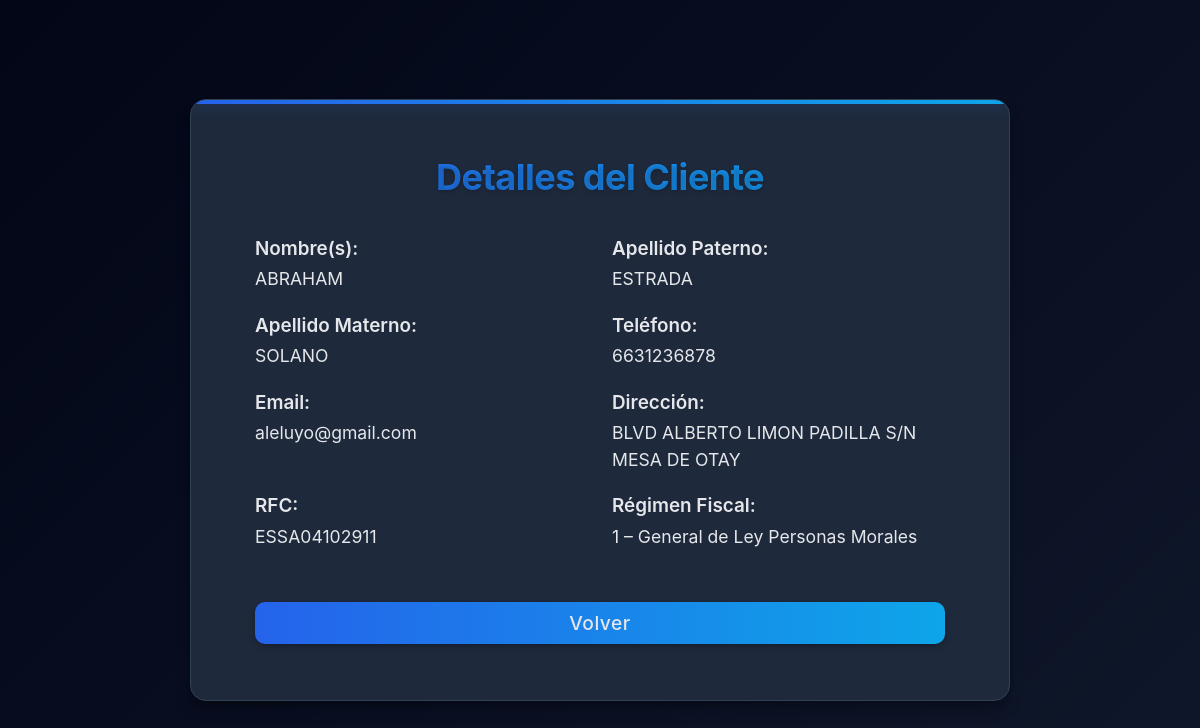
Screenshot of /modules/clients/view.php?id=4 (signed in) with the database file from the repository.
### tables this page shows
CREATE TABLE `clients` (
  `id` int(11) NOT NULL,
  `first_name` varchar(50) NOT NULL,
  `last_name` varchar(50) NOT NULL,
  `mother_last_name` varchar(50) DEFAULT NULL,
  `phone` varchar(20) DEFAULT NULL,
  `email` varchar(100) DEFAULT NULL,
  `rfc` varchar(13) DEFAULT NULL,
  `address` text DEFAULT NULL,
  `created_at` timestamp NOT NULL DEFAULT current_timestamp()
);

CREATE TABLE `tax_regimes` (
  `id` int(11) NOT NULL,
  `name` varchar(100) NOT NULL
);

### modules/clients/view.php (the view, shortened to what this page needs)
<?php
require_once '../../includes/header.php';
$db = new Database();
$conn = $db->connect();
$client_id = (int) $_GET['id'];
$stmt = $conn->prepare("
    SELECT
      c.*,
      t.id   AS tax_regime_id,
      t.name AS tax_regime_name
    FROM clients c
    LEFT JOIN tax_regimes t
      ON c.tax_regime_id = t.id
    WHERE c.id = :id
");
$stmt->bindParam(':id', $client_id, PDO::PARAM_INT);
$stmt->execute();
$client = $stmt->fetch(PDO::FETCH_ASSOC);
require_once '../../includes/footer.php';
?>
<!DOCTYPE html>
<html lang="es">
<head>
    <link href="https://cdn.jsdelivr.net/npm/bootstrap@5.3.0/dist/css/bootstrap.min.css" rel="stylesheet" />
    <link rel="stylesheet" href="/swift_invoice/assets/css/clients.css" />
</head>
<body>
    <main class="d-flex align-items-center justify-content-center min-vh-100">
        <div class="clients-container" style="max-width: 820px;">
            <div class="card-header rounded-top-4 px-4 py-3">
                <h2 class="card-title mb-0 fw-bold text-center">Detalles del Cliente</h2>
            </div>
            <div class="card-body px-4 py-3">
                <div class="row">
                    <div class="col-md-6">
                        <div class="form-group mb-3">
                            <label class="input-title-Details">Nombre(s):</label>
                            <label class="detailsData"><?php echo htmlspecialchars($client['first_name']); ?></label>
                        </div>
                    </div>
                    <div class="col-md-6">
                        <div class="form-group mb-3">
                            <label class="input-title-Details">Apellido Paterno:</label>
                            <label class="detailsData"><?php echo htmlspecialchars($client['last_name']); ?></label>
                        </div>
                    </div>
                </div>
                <div class="row">
                    <div class="col-md-6">
                        <div class="form-group mb-3">
                            <label class="input-title-Details">Apellido Materno:</label>
                            <label
                                class="detailsData"><?php echo htmlspecialchars($client['mother_last_name']); ?></label>
                        </div>
                    </div>
                    <div class="col-md-6">
                        <div class="form-group mb-3">
                            <label class="input-title-Details">Teléfono:</label>
                            <label class="detailsData"><?php echo htmlspecialchars($client['phone'] ?? '-'); ?></label>
                        </div>
                    </div>
                </div>
                <div class="row">
                    <div class="col-md-6">
                        <div class="form-group mb-3">
                            <label class="input-title-Details">Email:</label>
                            <label class="detailsData"><?php echo htmlspecialchars($client['email'] ?? '-'); ?></label>
                        </div>
                    </div>
                    <div class="col-md-6">
                        <div class="form-group mb-3">
                            <label class="input-title-Details">Dirección:</label>
                            <label class="detailsData d-block"
                                style="white-space: pre-wrap;"><?php echo nl2br(htmlspecialchars(trim($client['address']))); ?></label>
                        </div>
                    </div>
                </div>
                <div class="row">
                    <div class="col-md-6">
                        <div class="form-group mb-3">
                            <label class="input-title-Details">RFC:</label>
                            <label class="detailsData"><?php echo htmlspecialchars($client['rfc'] ?? '-'); ?></label>
                        </div>
                    </div>
                    <div class="col-md-6">
                        <div class="form-group mb-3">
                            <label class="input-title-Details">Régimen Fiscal:</label>
                            <label class="detailsData">
      <?php
        $code = $client['tax_regime_id'] ?? '-';
        $name = $client['tax_regime_name'] ?? '-';
        echo htmlspecialchars("$code – $name");
      ?>
    </label>
                        </div>
                    </div>
                </div>
                <div class="d-flex justify-content-end mt-4">
                    <a href="index.php" class="btn btn-secondary">Volver</a>
                </div>
            </div>
        </div>
    </main>
</body>
</html>

### assets/css/main.css (style rules this page uses)
:root { --primary: #2563eb; --primary-dark: #1d4ed8; --secondary: #0ea5e9; --text: #e5e7eb; --text-light: #9ca3af; --bg-dark: #0f172a; --card-bg: #1e293b; --border: #334155; --danger: #ef4444; --shadow: 0 10px 15px -3px rgba(0, 0, 0, 0.3), 0 4px 6px -4px rgba(0, 0, 0, 0.3); }
body { font-family: 'Segoe UI', Tahoma, Geneva, Verdana, sans-serif; margin: 0; padding: 0; background-color: var(--bg-dark); color: var(--text); }
.card-title { font-size: 1.3rem; font-weight: 700; margin: 0; margin-bottom: 0.5rem; }

### assets/css/clients.css (style rules this page uses)
:root { --primary: #2563eb; --primary-dark: #1d4ed8; --primary-light: rgba(37, 99, 235, 0.1); --secondary: #0ea5e9; --text: #e5e7eb; --text-light: #9ca3af; --text-lighter: #6b7280; --bg-dark: #0f172a; --bg-darker: #020617; --card-bg: #1e293b; --card-hover: #334155; --border-dark: #334155; --border-light: #475569; --danger: #ef4444; --success: #10b981; --warning: #f59e0b; --purple: #8b5cf6; --shadow: 0 10px 15px -3px rgba(0, 0, 0, 0.3), 0 4px 6px -4px rgba(0, 0, 0, 0.3); --shadow-hover: 0 20px 25px -5px rgba(0, 0, 0, 0.4), 0 10px 10px -5px rgba(0, 0, 0, 0.2); --glow: 0 0 15px rgba(59, 130, 246, 0.4); --transition-smooth: all 0.3s cubic-bezier(0.25, 0.8, 0.25, 1); --transition-bounce: all 0.4s cubic-bezier(0.175, 0.885, 0.32, 1.275); --radius-sm: 0.5rem; --radius-md: 1rem; --radius-lg: 1.5rem; --radius-xl: 2rem; }
body { background: linear-gradient(135deg, var(--bg-darker), var(--bg-dark)); font-family: 'Inter', sans-serif; color: var(--text); }
.clients-container { background: var(--card-bg); padding: 2.5rem; border-radius: 16px; box-shadow: var(--shadow); text-align: center; transform: translateY(0); transition: all 0.4s cubic-bezier(0.175, 0.885, 0.32, 1.275); position: relative; overflow: hidden; border: 1px solid var(--border-dark); justify-content: start; width: 90vw; margin: 1.1rem 0; }
.clients-container::before { content: ''; position: absolute; top: 0; left: 0; width: 100%; height: 4px; background: linear-gradient(90deg, var(--primary), var(--secondary)); box-shadow: var(--glow); }
.card-title { margin-bottom: 0.75rem; color: var(--white); font-size: 2.25rem; font-weight: 800; letter-spacing: -0.5px; background: linear-gradient(to right, var(--primary), var(--secondary)); -webkit-background-clip: text; background-clip: text; color: transparent; text-shadow: 0 2px 4px rgba(0, 0, 0, 0.2); }
.btn { width: 100%; padding: .40rem; background: linear-gradient(to right, var(--primary), var(--secondary)); color: var(--text) !important; font-weight: 550; border: none; border-radius: 10px; font-size: 1.2rem; cursor: pointer; transition: all 0.3s ease; margin-top: 0.75rem; letter-spacing: 0.5px; position: relative; overflow: hidden; box-shadow: 0 4px 6px rgba(0, 0, 0, 0.1), 0 1px 3px rgba(0, 0, 0, 0.2); z-index: 1; }
.btn::before { content: ''; position: absolute; top: 0; left: 0; width: 100%; height: 100%; background: linear-gradient(to right, var(--primary-dark), var(--primary)); opacity: 0; transition: opacity 0.3s ease; z-index: -1; }
html, body { height: 100%; overflow-x: hidden; overflow-y: auto; }
.detailsData { display: block; text-align: left !important; width: 100% !important; font-size: 1.1rem; }
.input-title-Details { font-size: 1.18rem; color: var(--text); font-weight: 600; position: relative; padding-bottom: 0.2rem; padding-top: 0.2rem; text-align: justify; width: 100%; }

### rows the page displays
clients: first_name "ABRAHAM", last_name "ESTRADA", mother_last_name "SOLANO", phone "6631236878", email "aleluyo@gmail.com", address "BLVD ALBERTO LIMON PADILLA S/N MESA DE OTAY", rfc "ESSA04102911", tax_regime.name "1 – General de Ley Personas Morales"
